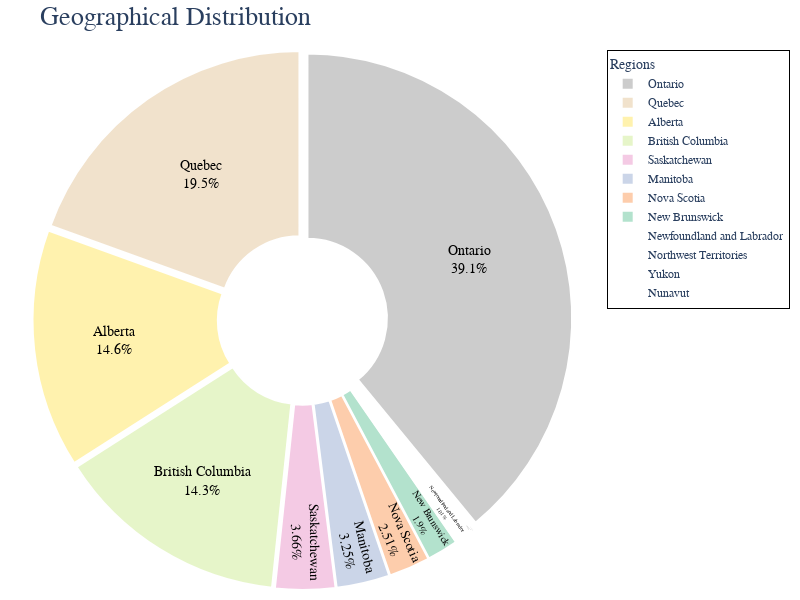

The notebook cell this image was saved under:
### Code cell
import plotly.express as px

fig = px.pie(
    essential_df_opc,
    values="COUNT",
    names="GEO",
    title="Geographical Distribution",
    color_discrete_sequence=px.colors.qualitative.Pastel2_r,
    hole=0.3,
    labels={"COUNT": "Count"},
    template="plotly_white",
)

fig.update_layout(
    font_family="Helvetica Neue", 
    title_font_size=26,
    margin=dict(t=50, b=10, l=10, r=10),
    showlegend=True,
    legend_title_text="Regions",
    legend_font_size=12,
    legend_title_font_size=14,
    height = 600,
    width=800
)

fig.update_layout(
    legend=dict(
        orientation="v",
        bordercolor="black",
        borderwidth=1,
        font=dict(size=12),
    ),
)

fig.update_traces(
    textposition="inside",
    textinfo="percent+label",
    insidetextfont=dict(color="black", size=14, family="Arial"),
    marker=dict(line=dict(color="white", width=2)),  # More distinct slice separation
    hovertemplate="<b>%{label}</b><br>Count: %{value}<br>Percentage: %{percent}<extra></extra>",
    pull=[
        0.1 if i == essential_df_opc["COUNT"].idxmax() else 0.02
        for i in range(len(essential_df_opc))
    ],  # Highlight largest slice
)

fig.show()

### Figure 1 — Plotly figure (JSON) as saved in the notebook; plotly's stock layout.template omitted (floating-point values rounded to 4 significant figures)
{"data": [{"domain": {"x": [0, 1], "y": [0, 1]}, "hole": 0.3, "hovertemplate": "<b>%{label}</b><br>Count: %{value}<br>Percentage: %{percent}<extra></extra>", "insidetextfont": {"color": "black", "family": "Arial", "size": 14}, "labels": ["Alberta", "British Columbia", "Manitoba", "New Brunswick", "Newfoundland and Labrador", "Northwest Territories", "Nova Scotia", "Nunavut", "Ontario", "Quebec", "Saskatchewan", "Yukon"], "legendgroup": "", "marker": {"line": {"color": "white", "width": 2}}, "name": "", "pull": [0.02, 0.02, 0.02, 0.02, 0.02, 0.02, 0.02, 0.02, 0.02, 0.02, 0.02, 0.02], "showlegend": true, "textinfo": "percent+label", "textposition": "inside", "type": "pie", "values": [4760, 4665, 1060, 620, 330, 50, 820, 10, 12755, 6360, 1195, 35]}], "layout": {"font": {"family": "Helvetica Neue"}, "height": 600, "legend": {"bordercolor": "black", "borderwidth": 1, "font": {"size": 12}, "orientation": "v", "title": {"font": {"size": 14}, "text": "Regions"}, "tracegroupgap": 0}, "margin": {"b": 10, "l": 10, "r": 10, "t": 50}, "piecolorway": ["rgb(204,204,204)", "rgb(241,226,204)", "rgb(255,242,174)", "rgb(230,245,201)", "rgb(244,202,228)", "rgb(203,213,232)", "rgb(253,205,172)", "rgb(179,226,205)"], "showlegend": true, "title": {"font": {"size": 26}, "text": "Geographical Distribution"}, "width": 800}}
